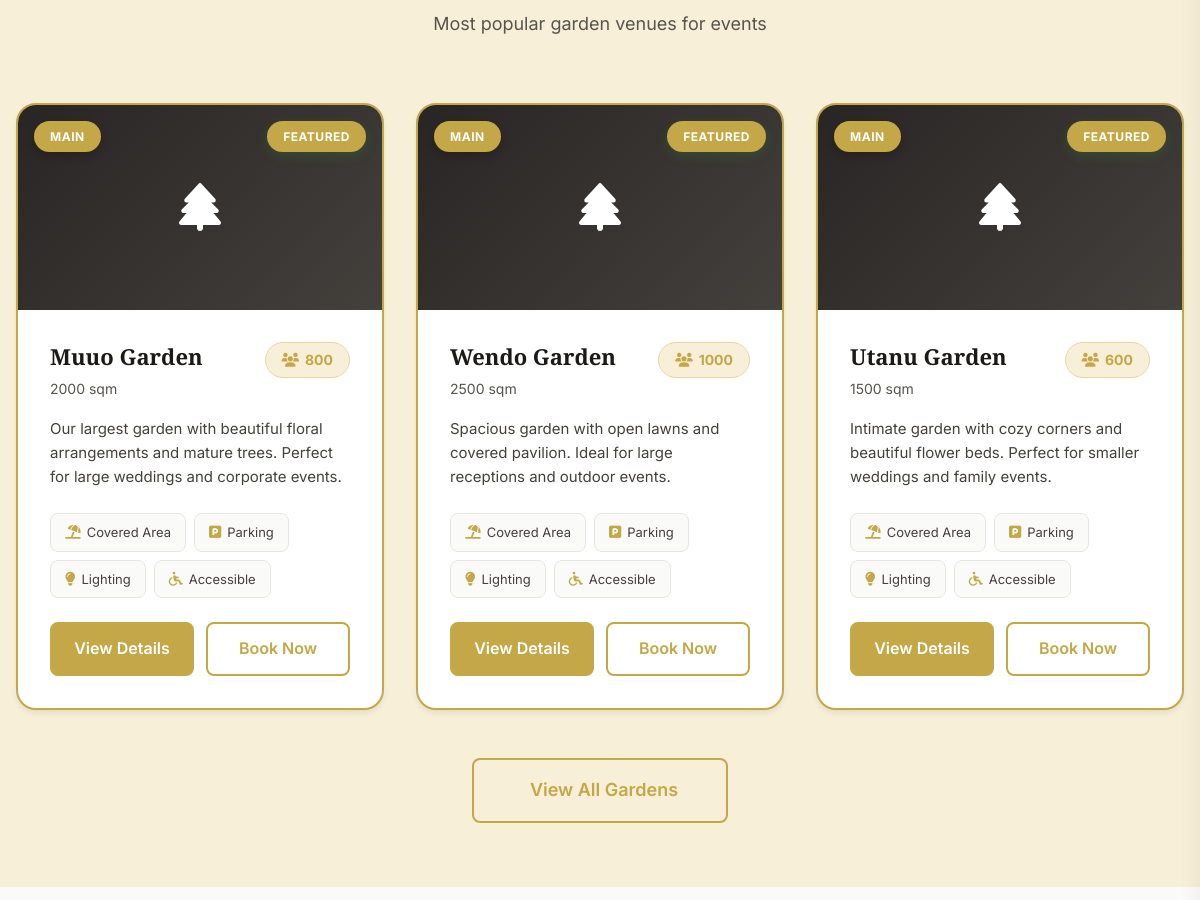
The app's page /gardens/ (middle part), older data.
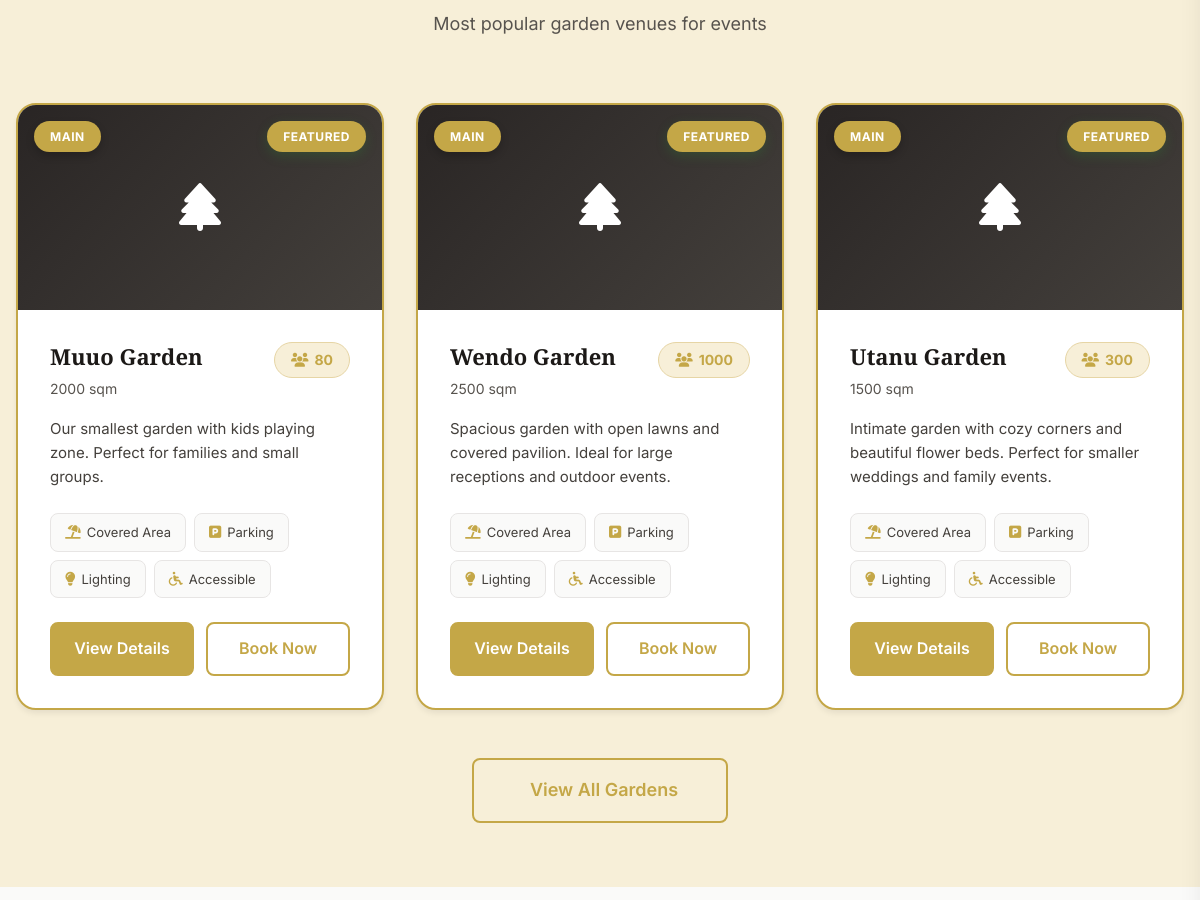
The same page, newer data.
### apps/gardens/models.py (models this page shows, shortened)
class Garden(models.Model):
    GARDEN_TYPES = [
        ('main', 'Main Garden'),
        ('event', 'Event Garden'),
        ('special', 'Special Garden'),
    ]
    name = models.CharField(max_length=100)
    slug = models.SlugField(unique=True)
    garden_type = models.CharField(max_length=20, choices=GARDEN_TYPES)
    capacity = models.IntegerField(
        validators=[MinValueValidator(0)],
        help_text="Maximum capacity for events"
    )
    description = models.TextField()
    featured_image = models.ImageField(
        upload_to='gardens/',
        blank=True
    )
    has_covered_area = models.BooleanField(default=True)
    has_power = models.BooleanField(default=True)
    has_lighting = models.BooleanField(default=True)
    has_restrooms = models.BooleanField(default=True)
    has_parking = models.BooleanField(default=True)
    is_wheelchair_accessible = models.BooleanField(default=True)
    area = models.CharField(max_length=100, blank=True)
    special_features = models.TextField(blank=True)
    is_featured = models.BooleanField(default=False)
    is_active = models.BooleanField(default=True)
    display_order = models.IntegerField(default=0)
    class Meta:
        verbose_name = "Garden"
        verbose_name_plural = "Gardens"
        ordering = ['display_order', 'name']

### apps/gardens/views.py (the view)
# urls.py: path('', views.gardens_overview, name='overview'),
def gardens_overview(request):
    page_settings = GardensPage.objects.filter(is_active=True).first()
    if not page_settings:
        page_settings = GardensPage.objects.create()
    featured_gardens = Garden.objects.filter(
        is_active=True,
        is_featured=True
    ).order_by('display_order')[:3]
    gardens = Garden.objects.filter(is_active=True).order_by('display_order')
    wedding_events = EventType.objects.filter(
        category='wedding',
        is_active=True
    ).order_by('display_order')
    private_events = EventType.objects.filter(
        category='private',
        is_active=True
    ).order_by('display_order')
    general_events = EventType.objects.filter(
        category='general',
        is_active=True
    ).order_by('display_order')
    context = {
        'page_settings': page_settings,
        'featured_gardens': featured_gardens,
        'gardens': gardens,
        'wedding_events': wedding_events,
        'private_events': private_events,
        'general_events': general_events,
    }
    return render(request, 'gardens/overview.html', context)

### apps/conferences/context_processors.py (called while the page is built)
def conference_categories(request):
    return {
        'conference_categories': ConferenceCategory.objects.filter(is_active=True).order_by('display_order')
    }

### apps/gardens/context_processors.py (called while the page is built)
def gardens_categories(request):
    return {
        'gardens_categories': EventType.objects.filter(
            is_active=True
        ).order_by('category', 'display_order')
    }

### apps/gardens/templates/gardens/overview.html (shortened to what this page needs)
{% extends "gardens/base.html" %}
{% load static %}
{% block gardens_content %}
<section class="section-padding bg-gold-light">
    <div class="container">
        <div class="section-header">
            <p class="section-subtitle">Most popular garden venues for events</p>
        </div>
        {% if featured_gardens %}
        <div class="gardens-grid">
            {% for garden in featured_gardens %}
            <div class="garden-card {% if garden.is_featured %}garden-card-featured{% endif %}">
                <div class="garden-image-container">
                    {% if garden.featured_image %}
                    <img class="garden-image" src="{{ garden.featured_image.url }}" alt="{{ garden.name }}" loading="lazy">
                    {% else %}
                    <div class="room-image-placeholder">
                        <i class="fas fa-tree fa-3x"></i>
                    </div>
                    {% endif %}
                    <span class="garden-badge">{{ garden.garden_type|title }}</span>
                </div>
                <div class="garden-content">
                    <div class="garden-header">
                        <div>
                            <h3 class="garden-title">{{ garden.name }}</h3>
                            <p style="color: var(--neutral-600); font-size: 0.875rem;">
                                {{ garden.area }}
                            </p>
                        </div>
                        <div class="garden-capacity">
                            <i class="fas fa-users"></i>
                            {{ garden.capacity }}
                        </div>
                    </div>
                    <p class="garden-description">
                        {{ garden.description|truncatewords:25 }}
                    </p>
                    <div class="garden-features">
                        {% if garden.has_covered_area %}
                        <span class="garden-feature">
                            <i class="fas fa-umbrella-beach"></i>
                            Covered Area
                        </span>
                        {% endif %}
                        {% if garden.has_parking %}
                        <span class="garden-feature">
                            <i class="fas fa-parking"></i>
                            Parking
                        </span>
                        {% endif %}
                        {% if garden.has_lighting %}
                        <span class="garden-feature">
                            <i class="fas fa-lightbulb"></i>
                            Lighting
                        </span>
                        {% endif %}
                        {% if garden.is_wheelchair_accessible %}
                        <span class="garden-feature">
                            <i class="fas fa-wheelchair"></i>
                            Accessible
                        </span>
                        {% endif %}
                    </div>
                    <div class="room-actions">
                        <a href="{% url 'gardens:garden_detail' garden.slug %}" class="btn btn-gold">
                            View Details
                        </a>
                        <a href="#inquiry" class="btn btn-outline-gold">
                            Book Now
                        </a>
                    </div>
                </div>
            </div>
            {% endfor %}
        </div>
        {% endif %}
        <div class="text-center" style="margin-top: var(--space-8);">
            <a href="{% url 'gardens:gardens_list' %}" class="btn btn-outline-gold btn-large">
                View All Gardens
            </a>
        </div>
    </div>
</section>
<section class="section-padding">
</section>
{% endblock %}

Row changes from the older to the newer data that the page shows:
changed Garden "Muuo Garden": capacity "800" → "80"; description "Our largest garden with beautiful floral arrangements and mature trees. Perfect for large weddings and corporate events." → "Our smallest garden with kids playing zone. Perfect for families and small groups."
changed Garden "Utanu Garden": capacity "600" → "300"
